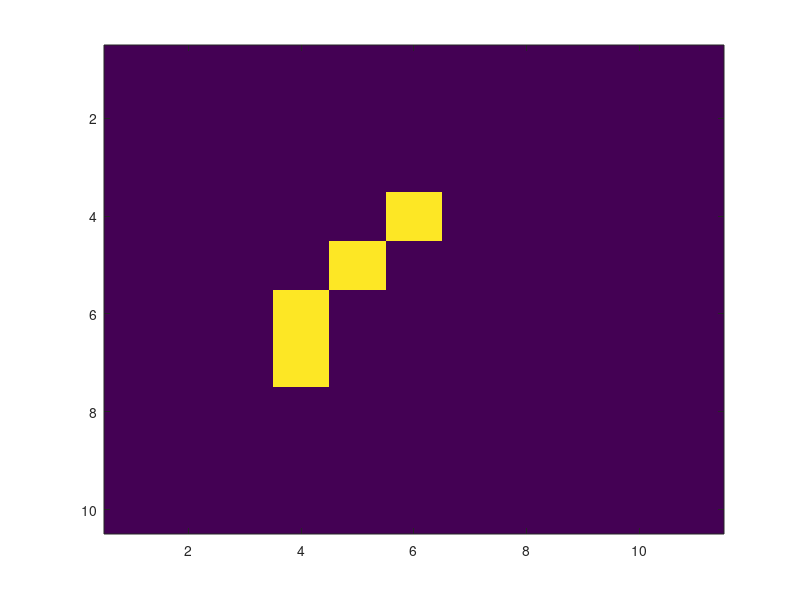

Write the MATLAB code that produced this figure. (Note: this script raises an error after producing the figure.)
I =[ 0 0 0 0 0 0 0 0 0 0 0;
    0 0 0 0 0 0 0 0 0 0 0;
    0 0 1 1 1 1 1 1 1 0 0;
    0 0 1 0 1 1 1 0 1 0 0;
    0 0 1 1 1 1 1 1 1 0 0;
    0 0 1 1 1 0 0 1 1 0 0;
    0 0 1 1 1 0 0 1 1 0 0;
    0 0 1 1 0 0 0 1 1 0 0;
    0 0 0 0 0 0 0 0 0 0 0;
    0 0 0 0 0 0 0 0 0 0 0];

SE = [0 1 0
      1 1 1
      0 1 0];

BWE=imerode(I,SE);
BWD=imdilate(I,SE);

figure(2)
imagesc(BWE)
imagegrid(gca,size(BWE));
colormap(hot)

figure(3)
imagesc(BWD)
imagegrid(gca,size(BWD));
colormap(hot)